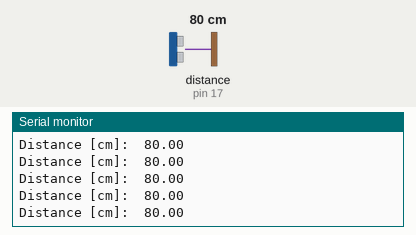
The sketch below on a simulated Arduino Uno, built with avr-gcc and run on an emulated ATmega328P. Parts: the last lines printed to the serial monitor. Wiring (inferred from the names in the program): ultrasonic range finder: trigger pin 16; echo pin 17. The inputs (shaded band) are chosen by the test bench; at power-on: distance to the obstacle (sensor on pin 17) 80 cm. The echo pulse lasts 58.3 µs per cm.

Above: at 1.2 s.
1.3 s: distance to the obstacle (sensor on pin 17) set to 120 cm
At 2.0 s:
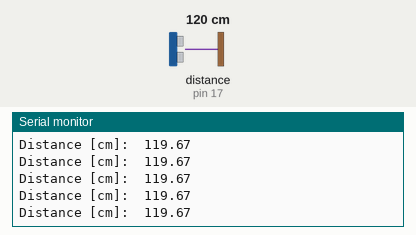
4.3 s: distance to the obstacle (sensor on pin 17) set to 2 cm
At 5.1 s:
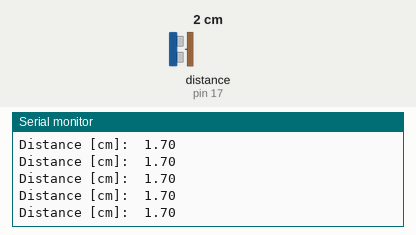
7.3 s: distance to the obstacle (sensor on pin 17) set to 18 cm
At 7.9 s:
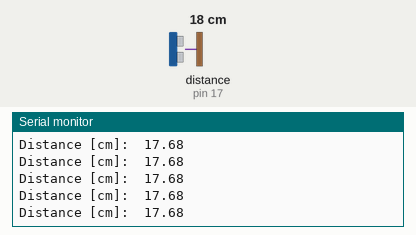
10.3 s: distance to the obstacle (sensor on pin 17) set to 250 cm
At 11.2 s:
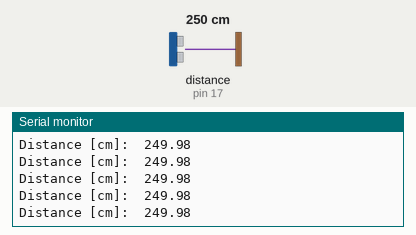
13.3 s: distance to the obstacle (sensor on pin 17) set to 35 cm
At 13.9 s:
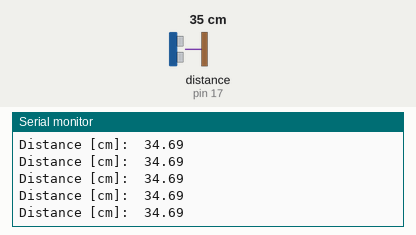
19.3 s: distance to the obstacle (sensor on pin 17) set to 4 cm
At 20.3 s:
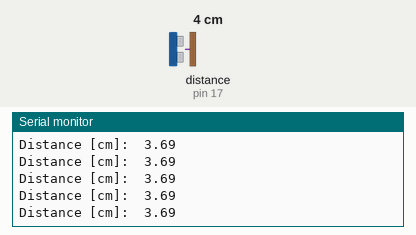
Timing chart, 0 to 22.3 s (numbered marks = the images above; inputs shaded):
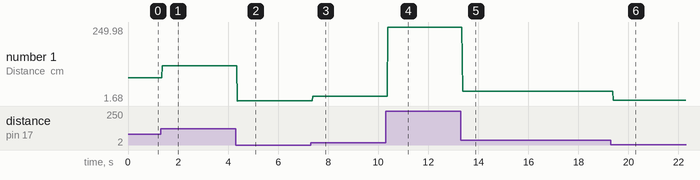

Measured:
- after the input at 1.3 s, the serial monitor: prints a new line after 0.08 s (image 1)
- after the input at 4.3 s, the serial monitor: prints a new line after 0.07 s (image 2)
- after the input at 7.3 s, the serial monitor: prints a new line after 0.08 s (image 3)
- after the input at 10.3 s, the serial monitor: prints a new line after 0.08 s (image 4)
- after the input at 13.3 s, the serial monitor: prints a new line after 0.07 s (image 5)
- after the input at 19.3 s, the serial monitor: prints a new line after 0.09 s (image 6)
- plotted number 1: 80 → 119.67 after the input at 1.3 s, 119.67 → 1.7 after the input at 4.3 s, 1.7 → 17.68 after the input at 7.3 s, 17.68 → 249.98 after the input at 10.3 s, 249.98 → 34.69 after the input at 13.3 s

The sketch:

ultrasound_sensor.ino
```cpp
#define trigPin 16
#define echoPin 17

void setup() {

  Serial.begin(9600);

  pinMode(trigPin, OUTPUT);
  pinMode(echoPin, INPUT);

  digitalWrite(trigPin, LOW);

}

float duration = 0;
float distance = 0;

void loop() {
  digitalWrite(trigPin, HIGH);

  delayMicroseconds(20);

  digitalWrite(trigPin, LOW);

  duration = pulseIn(echoPin, HIGH);

  distance = duration * 0.0343 / 2;
  Serial.print("Distance [cm]:\t");
  Serial.println(distance);
}
```
